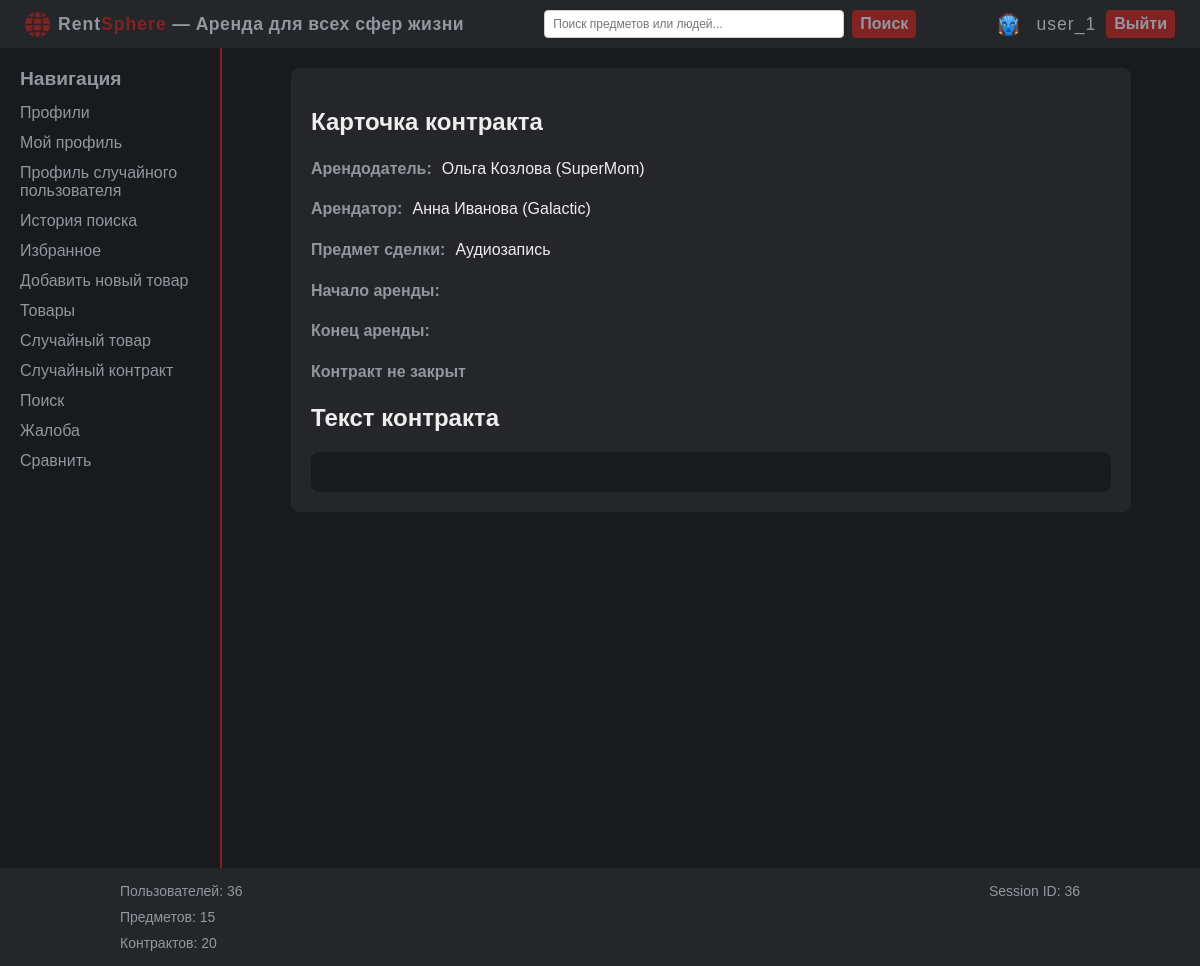
/contracts/1 (signed in), run on the app's committed database.
### models.py (models this page shows, shortened)
class User(Base):
    __tablename__ = "users"
    id = Column(Integer, primary_key=True)
    login = Column(String(100), unique=True, nullable=False)
    password = Column(String(200), nullable=False)
    ipn = Column(Integer)
    first_name = Column(String(100))
    last_name = Column(String(100))
    phone_number = Column(String(20))
    email = Column(String(100), unique=True, nullable=False)
    avatar = Column(String(255))
    register_date = Column(Integer)
    compare_items = Column(types.JSON, default=[], nullable=True)
    items = relationship("Item", backref="owner_user")

class Item(Base):
    __tablename__ = "items"
    id = Column(Integer, primary_key=True)
    photo = Column(String(255))
    name = Column(String(255), nullable=False)
    desc = Column(Text)
    price_h = Column(Numeric(10, 2), nullable=True)
    price_d = Column(Numeric(10, 2), nullable=True)
    price_w = Column(Numeric(10, 2), nullable=True)
    price_m = Column(Numeric(10, 2), nullable=True)
    owner_id = Column(Integer, ForeignKey("users.id"))
    owner = relationship("User", backref="owner_items")

### app.py (the view)
@app.route("/contracts/<contract_id>", methods=["GET", "POST", "PUT"])
@login_required
def contract_details(contract_id):
    if request.method == "GET":
        if not session.get("user_id"):
            return redirect(url_for("login"))
        contract = models.Contract.query.get(contract_id)
        if not contract:
            return flash_and_redirect("error-message", "Контракт не найден", "/contracts")
        owner_id = contract.owner_id
        renter_id = contract.renter_id
        item_owner = models.User.query.get(owner_id)
        item_renter = models.User.query.get(renter_id)
        item = models.Item.query.get(contract.item_id)
        contract_data = {"start_date": contract.date_start,
                         "end_date": contract.date_end,
                         "is_available": contract.is_available,
                         "owner_id": contract.owner_id,
                         "renter_id": contract.renter_id,
                         "item_id": contract.item_id}
        item_owner_data = {"first_name": item_owner.first_name,
                           "last_name": item_owner.last_name,
                           "login": item_owner.login}
        item_renter_data = {"first_name": item_renter.first_name,
                            "last_name": item_renter.last_name,
                            "login": item_renter.login}
        item_data = {"name": item.name}
        return render_template("contract_details.html",
                               contract=contract_data,
                               item=item_data,
                               item_owner=item_owner_data,
                               item_renter=item_renter_data,
                               user=True)
    if request.method == "POST":
        return f"POST {contract_id}"
    if request.method == "PUT":
        return f"PUT {contract_id}"

### app.py (called while the page is built)
def login_required(func):
    @wraps(func)
    def wrapper(*args, **kwargs):
        user_id = session.get("user_id")
        if not user_id:
            return redirect(url_for("login"))
        return func(*args, **kwargs)
    return wrapper

@app.teardown_request
def teardown_request(exceptions=None):
    db_session.remove()

@app.context_processor
def stats_data():
    session_id = session.get("user_id")
    users_total = models.User.query.count()
    items_total = models.Item.query.count()
    contracts_total = models.Contract.query.count()
    stats = {"users_total": users_total,
             "items_total": items_total,
             "contracts_total": contracts_total,
             "session_id": session_id}
    return dict(stats=stats)

@app.context_processor
def inject_user():
    user_id = session.get("user_id")
    user_data = {"id": None, "login": "Guest"}
    if user_id:
        try:
            user_id = int(user_id)
            user = models.User.query.filter_by(id=user_id).first()
            if user:
                user_data = {"id": user.id, "login": user.login}
        except (TypeError, ValueError):
            print(f"Пользователь с ID неверного типа: {type(user_id)}")
            user_data["id"] = None
            session["user_id"] = None
    return {"current_user": user_data}

### templates/contract_details.html (shortened to what this page needs)
{% extends 'base.html' %}
{% block content %}
    {% if user %}
        <div class="contract-content">
            <h2>Карточка контракта</h2>
            <div class="item-info-field"><strong>Арендодатель:</strong>
                {% if item_owner %}
                    <span>{{ item_owner.first_name }} {{ item_owner.last_name }} ({{ item_owner.login }})</span>
                    {% else %}
                    <span>Неизвестен или удален</span>
                {% endif %}
            </div>
            <div class="item-info-field"><strong>Арендатор:</strong>
                {% if item_renter %}
                    <span>{{ item_renter.first_name }} {{ item_renter.last_name }} ({{ item_renter.login }})</span>
                    {% else %}
                    <span>Неизвестен или удален</span>
                {% endif %}
            </div>
            <div class="item-info-field"><strong>Предмет сделки:</strong>
                {% if item.name %}
                    <span>{{ item.name }}</span>
                    {% else %}
                    <span>Неизвестен или удален</span>
                {% endif %}</div>
            <div class="item-info-field"><strong>Начало аренды:</strong> </div>
            <div class="item-info-field"><strong>Конец аренды:</strong> </div>
            {% if contract.is_available == "False" %}
                <div class="item-info-field"><strong>Контракт закрыт, все условия выполнены</strong></div>
                {% else %}
                <div class="item-info-field"><strong>Контракт не закрыт</strong></div>
            {% endif %}
            <h2>Текст контракта</h2>
            <div class="contract-text-field">{{ contract.text }}</div>
        </div>
    {% else %}
        <div class="no-data">Контракт не найден или данные недоступны.</div>
    {% endif %}
{% endblock %}

### templates/base.html (shortened to what this page needs)
<!DOCTYPE html>
<html lang="ru">
<head>
    <link rel="stylesheet" href="{{ url_for('static', filename='css/styles.css') }}">
</head>
<body>
    <div class="layout">
        <div class="header">
            <div class="header-left">
                <img src="{{ url_for('static', filename='images/logo_red.png') }}" alt="Logo" class="logo">
                <span class="brand-name"><span class="rent">Rent</span><span class="sphere">Sphere</span> — Аренда для всех сфер жизни</span>
            </div>
            <form class="header-search" action="/search" method="GET">
                <input type="text" name="q" class="search-field" placeholder="Поиск предметов или людей...">
                <button type="submit" class="search-button">Поиск</button>
            </form>
            <div class="header-right">
                {% if not current_user.id %}
                    <a href="/login">Войти</a>
                    <a href="/register">Регистрация</a>
                {% else %}
                    <img src="{{ url_for('static', filename='images/default_avatar.png') }}" alt="Аватар" class="header-avatar">
                    <span class="header-user">{{ current_user.login }}</span>
                    <a href="/logout">Выйти</a>
                {% endif %}
            </div>
        </div>
        <div class="center-container">
            <div class="sidebar">
                <span>Навигация</span>
                {% if current_user.id %}
                    <a href="/profiles">Профили</a>
                    <a href="{{ url_for('profile', user_id=current_user.id) }}">Мой профиль</a>
                    <a href="/profiles/random_user">Профиль случайного пользователя</a>
                    <a href="/profiles/search_history">История поиска</a>
                    <a href="/profiles/favorites">Избранное</a>
                    <a href="/items/add">Добавить новый товар</a>
                    <a href="/items">Товары</a>
                    <a href="/items/random_item_details">Случайный товар</a>
                    <a href="/contracts/random_contract">Случайный контракт</a>
                    <a href="/search">Поиск</a>
                    <a href="/complain">Жалоба</a>
                    <a href="/compare">Сравнить</a>
                {% endif %}
            </div>
            <div class="content-area">
                {% block content %}{% endblock %}
            </div>
        </div>
        <div class="footer">
            <table class="stats-table">
                <tr>
                    <td class="left-col">Пользователей: {{ stats.users_total }}</td>
                    <td class="right-col">Session ID: {{ stats.session_id }}</td>
                </tr>
                <tr>
                    <td class="left-col">Предметов: {{ stats.items_total }}</td>
                    <td class="right-col"></td>
                </tr>
                <tr>
                    <td class="left-col">Контрактов: {{ stats.contracts_total }}</td>
                    <td class="right-col"></td>
                </tr>
            </table>
        </div>
    </div>
</body>
</html>

### static/css/styles.css (style rules this page uses)
body { background-color: #181A1D; color: #EEEEEE; margin: 0; font-family: Arial, sans-serif; }
.header, .footer { background-color: #242629; color: #9398A0; padding: 10px; text-align: center; }
.center-container { display: flex; }
.content-area { flex-grow: 1; background-color: #181A1D; padding: 20px; color: #EEEEEE; }
.stats-table { width: 1000px; margin: 0 auto; border-collapse: collapse; }
.stats-table td { padding: 5px 20px; vertical-align: middle; border: none; font-size: 14px; }
.left-col { text-align: left; }
.right-col { text-align: right; }

### static/css/modules/sidebar.css (style rules this page uses)
.sidebar { background-color: #181A1D; color: #92979F; padding: 20px; width: 180px; height: calc(100vh - 20px); overflow-y: auto; float: left; }
.sidebar span { font-size: 1.2em; margin-bottom: 8px; display: block; font-weight: bold; }
.sidebar a { display: block; color: #92979F; text-decoration: none; padding: 6px 0; }
.sidebar + .content-area { border-left: 2px solid #812223; }

### static/css/modules/header.css (style rules this page uses)
.header { display: flex; justify-content: space-between; align-items: center; padding: 5px 10px; background-color: #242629; }
.header-left { display: flex; align-items: center; }
.logo { width: 25px; height: 25px; margin-right: 8px; margin-left: 15px; }
.brand-name { color: #9398A0; font-weight: bold; font-size: 1.1em; letter-spacing: 0.5px; }
.rent { font-weight: bold; color: #9398A0; letter-spacing: 1px; }
.sphere { font-weight: bold; color: #812223; letter-spacing: 1px; }
.header-search { display: flex; align-items: center; justify-content: center; flex: 1; }
.search-field { padding: 6px 8px; font-size: 12px; border: 1px solid #ccc; border-radius: 4px; width: 300px; box-sizing: border-box; }
.search-button { color: #9398A0; background-color: #812223; padding: 5px 8px; font-weight: bold; font-size: 1em; border: none; border-radius: 4px; cursor: pointer; margin-left: 8px; transition: background-color 0.3s ease; }
.header-right { display: flex; align-items: center; justify-content: flex-end; gap: 10px; }
.header a { color: #9398A0; background-color: #812223; padding: 5px 8px; text-decoration: none; font-weight: bold; font-size: 1em; border-radius: 4px; margin-right: 15px; transition: background-color 0.3s ease; }
.header-avatar { width: 25px; height: 25px; border-radius: 50%; margin-right: 5px; }
.header-user { color: #9398A0; font-size: 1.1em; letter-spacing: 1px; display: flex; align-items: center; }

### static/css/modules/contract.css (style rules this page uses)
.contract-content { background-color: #242629; color: #EEEEEE; padding: 20px; border-radius: 8px; max-width: 800px; margin: auto; }
.item-info-field { display: flex; flex-wrap: wrap; margin-bottom: 15px; line-height: 1.6; font-size: 16px; }
.item-info-field strong { margin-right: 10px; color: #92979F; }
.contract-text-field { background-color: #181A1D; padding: 20px; border-radius: 8px; line-height: 1.8; font-size: 15px; color: #EEEEEE; max-height: 400px; overflow-y: auto; white-space: pre-line; margin-top: 20px; }

### data on the page
User: login "user_1"
User: first_name "Ольга", last_name "Козлова", login "SuperMom"
User: first_name "Анна", last_name "Иванова", login "Galactic"
Item: name "Аудиозапись"

### other printed values
{{ stats.users_total }} "36"
{{ stats.session_id }} "36"
{{ stats.items_total }} "15"
{{ stats.contracts_total }} "20"
